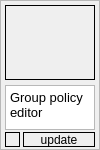
     <widget class="QFrame" name="frame_6">
      <property name="geometry">
       <rect>
        <x>120</x>
        <y>10</y>
        <width>100</width>
        <height>150</height>
       </rect>
      </property>
      <property name="sizePolicy">
       <sizepolicy hsizetype="Fixed" vsizetype="Fixed">
        <horstretch>0</horstretch>
        <verstretch>0</verstretch>
       </sizepolicy>
      </property>
      <property name="frameShape">
       <enum>QFrame::StyledPanel</enum>
      </property>
      <property name="frameShadow">
       <enum>QFrame::Raised</enum>
      </property>
      <widget class="QLabel" name="label_19">
       <property name="geometry">
        <rect>
         <x>5</x>
         <y>5</y>
         <width>90</width>
         <height>75</height>
        </rect>
       </property>
       <property name="sizePolicy">
        <sizepolicy hsizetype="Fixed" vsizetype="Fixed">
         <horstretch>0</horstretch>
         <verstretch>0</verstretch>
        </sizepolicy>
       </property>
       <property name="frameShape">
        <enum>QFrame::Box</enum>
       </property>
       <property name="lineWidth">
        <number>1</number>
       </property>
       <property name="midLineWidth">
        <number>0</number>
       </property>
       <property name="text">
        <string/>
       </property>
       <property name="pixmap">
        <pixmap>gpui-s.png</pixmap>
       </property>
       <property name="scaledContents">
        <bool>true</bool>
       </property>
      </widget>
      <widget class="QPlainTextEdit" name="plainTextEdit_2">
       <property name="geometry">
        <rect>
         <x>5</x>
         <y>85</y>
         <width>90</width>
         <height>45</height>
        </rect>
       </property>
       <property name="sizePolicy">
        <sizepolicy hsizetype="Fixed" vsizetype="Fixed">
         <horstretch>0</horstretch>
         <verstretch>0</verstretch>
        </sizepolicy>
       </property>
       <property name="font">
        <font>
         <pointsize>10</pointsize>
        </font>
       </property>
       <property name="verticalScrollBarPolicy">
        <enum>Qt::ScrollBarAlwaysOff</enum>
       </property>
       <property name="readOnly">
        <bool>true</bool>
       </property>
       <property name="plainText">
        <string>Group policy editor</string>
       </property>
      </widget>
      <widget class="QLabel" name="label_20">
       <property name="geometry">
        <rect>
         <x>5</x>
         <y>132</y>
         <width>15</width>
         <height>15</height>
        </rect>
       </property>
       <property name="sizePolicy">
        <sizepolicy hsizetype="Fixed" vsizetype="Fixed">
         <horstretch>0</horstretch>
         <verstretch>0</verstretch>
        </sizepolicy>
       </property>
       <property name="frameShape">
        <enum>QFrame::Box</enum>
       </property>
       <property name="text">
        <string/>
       </property>
      </widget>
      <widget class="QLabel" name="label_27">
       <property name="geometry">
        <rect>
         <x>23</x>
         <y>132</y>
         <width>72</width>
         <height>15</height>
        </rect>
       </property>
       <property name="font">
        <font>
         <pointsize>9</pointsize>
        </font>
       </property>
       <property name="frameShape">
        <enum>QFrame::Box</enum>
       </property>
       <property name="text">
        <string>update</string>
       </property>
       <property name="alignment">
        <set>Qt::AlignCenter</set>
       </property>
       <property name="margin">
        <number>-2</number>
       </property>
      </widget>
     </widget>
